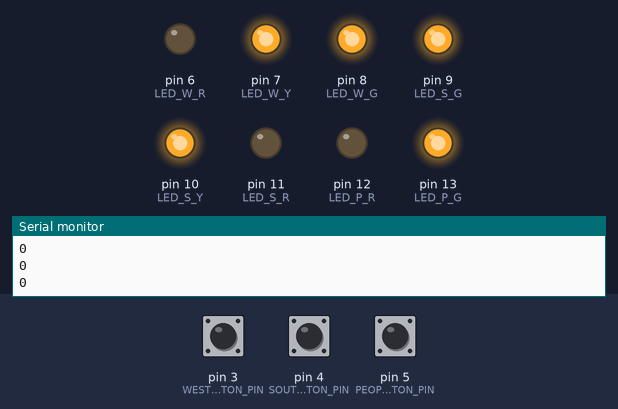
Recording of a sketch running on a simulated Arduino Uno, built with avr-gcc and run on an emulated ATmega328P. Shown: output pins drawn as LEDs (lit = HIGH), the last lines printed to the serial monitor. Dashed ring = blinking. Inputs (shaded band) come from the test bench; at power-on: pin 4 (SOUTH_BUTTON_PIN) LOW, pin 3 (WEST_BUTTON_PIN) LOW, pin 5 (PEOPLE_BUTTON_PIN) LOW.

Above: at 6.8 s.
6.9 s: pin 4 (SOUTH_BUTTON_PIN) pulled HIGH for 2.6 s
At 8.9 s:
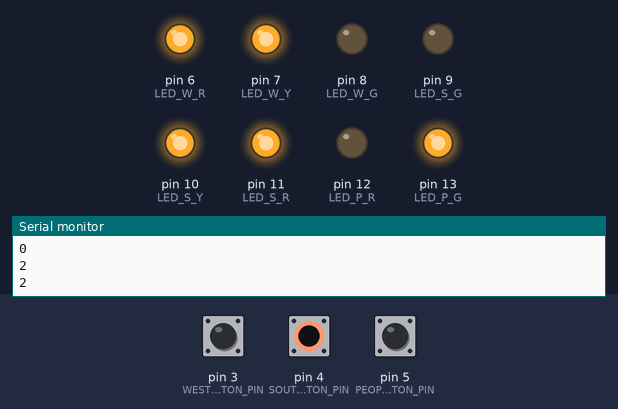
11.0 s: pin 3 (WEST_BUTTON_PIN) pulled HIGH for 2.6 s
At 12.45 s:
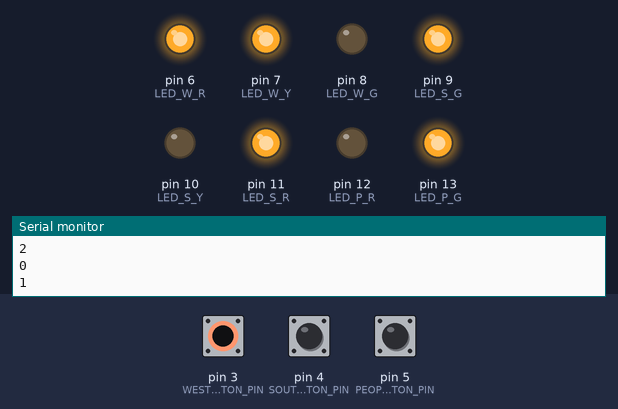
15.1 s: pin 5 (PEOPLE_BUTTON_PIN) pulled HIGH for 2.6 s
At 17.9 s:
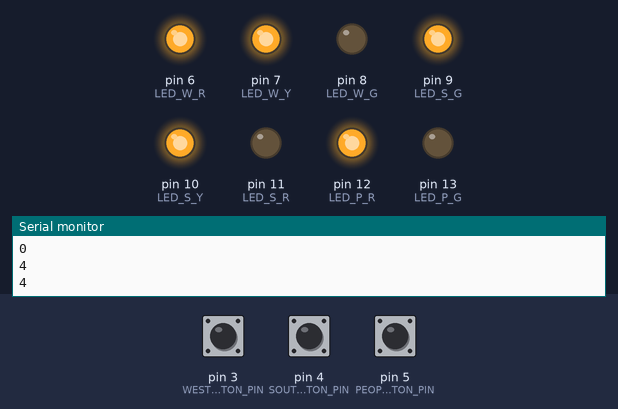
19.2 s: pin 3 (WEST_BUTTON_PIN) pulled HIGH for 2.6 s
At 21.05 s:
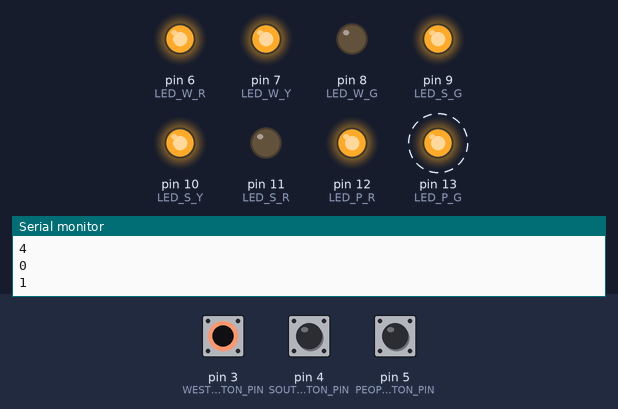
Timing chart, 0 to 23.9 s (numbered marks = the images above; inputs shaded):
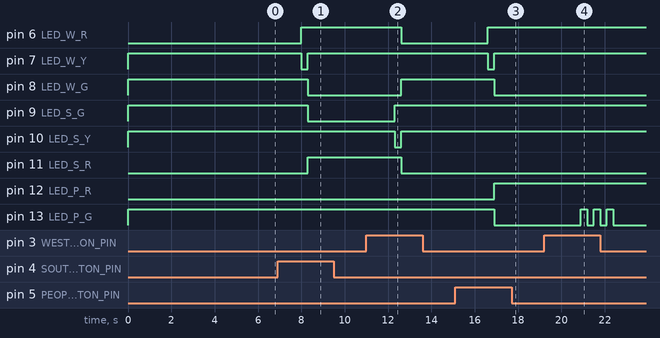

Measured:
- after the input at 6.9 s, pin 6 (LED_W_R): LOW → HIGH after 1.1 s; pin 7 (LED_W_Y): HIGH → LOW after 1.1 s, → HIGH 0.30 s later; pin 8 (LED_W_G), pin 9 (LED_S_G): HIGH → LOW after 1.4 s; pin 11 (LED_S_R): LOW → HIGH after 1.4 s
- after the input at 11.0 s, pin 6 (LED_W_R), pin 11 (LED_S_R): HIGH → LOW after 1.6 s; pin 8 (LED_W_G): LOW → HIGH after 1.6 s; pin 9 (LED_S_G): LOW → HIGH after 1.3 s; pin 10 (LED_S_Y): HIGH → LOW after 1.3 s, → HIGH 0.30 s later
- after the input at 15.1 s, pin 6 (LED_W_R): LOW → HIGH after 1.5 s; pin 7 (LED_W_Y): HIGH → LOW after 1.5 s, → HIGH 0.30 s later; pin 8 (LED_W_G), pin 13 (LED_P_G): HIGH → LOW after 1.8 s; pin 12 (LED_P_R): LOW → HIGH after 1.8 s
- after the input at 19.2 s, pin 13 (LED_P_G): alternates HIGH for 0.30 s and LOW for 0.30 s, 6 changes in all, then stays LOW, starting after 1.7 s

The sketch:

25_0268_0495.ino
```cpp
#define LED_P_G 13
#define LED_P_R 12
#define PEOPLE_BUTTON_PIN 5

#define LED_S_G 9
#define LED_S_Y 10
#define LED_S_R 11
#define SOUTH_BUTTON_PIN 4

#define LED_W_R 6
#define LED_W_Y 7
#define LED_W_G 8
#define WEST_BUTTON_PIN 3

#define goW 0
#define waitW 1
#define goS 2
#define waitS 3
#define walk 4
#define waitWalk 5
int nextstate;
struct state {
  unsigned long ST_Out;
  unsigned long Time;
  unsigned long Next[8];
};

typedef const struct state Stype;

Stype FSM[20] = {
  {B10110011,2000,{goW,goW,waitW,waitW,waitW,waitW,waitW,waitW}}, // goW
  {B10110101,300,{goS,goS,goS,goS,walk,walk,goS,goS}}, // 1 waitW
  {B10011110,2000,{goS,waitS,goS,waitS,waitS,waitS,waitS,waitS}}, // goS
  {B10101110,300,{goW,goW,goW,goW,walk,goW,walk,walk}}, // 3 waitS
  {B01110110,2000,{walk,waitWalk,waitWalk,waitWalk,walk,waitWalk,waitWalk,waitWalk}}, // walk
  {B11110110,300,{6,6,6,6,6,6,6,6}}, // 5 waitWalk
  {B01110110,300,{7,7,7,7,7,7,7,7}}, // 6
  {B11110110,300,{8,8,8,8,8,8,8,8}}, // 7
  {B01110110,300,{9,9,9,9,9,9,9,9}}, // 8
  {B11110110,300,{10,10,10,10,10,10,10,10}}, // 9
  {B01110110,300,{10,goW,goS,goW,10,goW,goS,goW}}, // 10
  };

unsigned long S=0;

void setup() {
  Serial.begin(9600);
  pinMode(LED_P_R, OUTPUT);
  pinMode(LED_P_G, OUTPUT);
  pinMode(PEOPLE_BUTTON_PIN, INPUT);
  pinMode(LED_W_R, OUTPUT);
  pinMode(LED_W_Y, OUTPUT);
  pinMode(LED_W_G, OUTPUT);
  pinMode(WEST_BUTTON_PIN, INPUT);
  pinMode(LED_S_R, OUTPUT);
  pinMode(LED_S_Y, OUTPUT);
  pinMode(LED_S_G, OUTPUT);
  pinMode(SOUTH_BUTTON_PIN, INPUT);
}

int input,inputW,inputS,inputP;

void loop() {
  digitalWrite(LED_W_G, FSM[S].ST_Out& B00000001);
  digitalWrite(LED_W_Y, FSM[S].ST_Out& B00000010);
  digitalWrite(LED_W_R, FSM[S].ST_Out& B00000100);

  digitalWrite(LED_S_R, FSM[S].ST_Out& B00001000);
  digitalWrite(LED_S_Y, FSM[S].ST_Out& B00010000);
  digitalWrite(LED_S_G, FSM[S].ST_Out& B00100000);

  digitalWrite(LED_P_R, FSM[S].ST_Out& B01000000);
  digitalWrite(LED_P_G, FSM[S].ST_Out& B10000000);

  delay(FSM[S].Time);

  inputW = digitalRead(WEST_BUTTON_PIN);
  inputS = digitalRead(SOUTH_BUTTON_PIN);
  inputP = digitalRead(PEOPLE_BUTTON_PIN);

  input = inputP*4+inputS*2+inputW;
  Serial.println(input);
//  if(S == 1|| S == 3||S == 10){
//    S = nextstate;
//  }
//  else{
//    if(S==0||S==2||S==4){
//      nextstate = FSM[FSM[S].Next[input]].Next[input]; // แสดง state ถัดไปอีก 1 state
//      if(S == 4){
//        nextstate = FSM[10].Next[input];
//      }
//    }
//
    S = FSM[S].Next[input];
//  }

}
```
